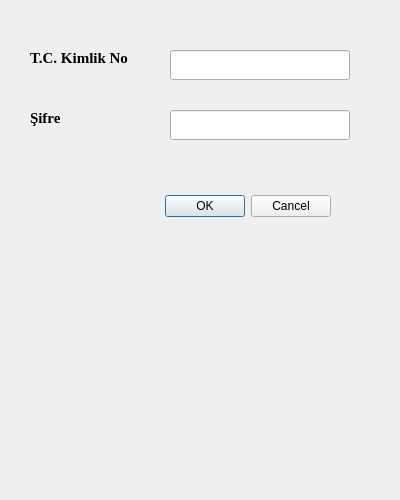
<?xml version="1.0" encoding="UTF-8"?>
<ui version="4.0">
 <class>Dialog</class>
 <widget class="QDialog" name="Dialog">
  <property name="geometry">
   <rect>
    <x>0</x>
    <y>0</y>
    <width>400</width>
    <height>500</height>
   </rect>
  </property>
  <property name="minimumSize">
   <size>
    <width>400</width>
    <height>500</height>
   </size>
  </property>
  <property name="maximumSize">
   <size>
    <width>400</width>
    <height>500</height>
   </size>
  </property>
  <property name="sizeIncrement">
   <size>
    <width>400</width>
    <height>500</height>
   </size>
  </property>
  <property name="baseSize">
   <size>
    <width>400</width>
    <height>500</height>
   </size>
  </property>
  <property name="windowTitle">
   <string>Dialog</string>
  </property>
  <widget class="QDialogButtonBox" name="buttonBox">
   <property name="geometry">
    <rect>
     <x>-10</x>
     <y>190</y>
     <width>341</width>
     <height>32</height>
    </rect>
   </property>
   <property name="orientation">
    <enum>Qt::Horizontal</enum>
   </property>
   <property name="standardButtons">
    <set>QDialogButtonBox::Cancel|QDialogButtonBox::Ok</set>
   </property>
  </widget>
  <widget class="QLineEdit" name="lineEdit">
   <property name="geometry">
    <rect>
     <x>170</x>
     <y>50</y>
     <width>180</width>
     <height>30</height>
    </rect>
   </property>
  </widget>
  <widget class="QLineEdit" name="lineEdit_2">
   <property name="geometry">
    <rect>
     <x>170</x>
     <y>110</y>
     <width>180</width>
     <height>30</height>
    </rect>
   </property>
  </widget>
  <widget class="QLabel" name="label">
   <property name="geometry">
    <rect>
     <x>30</x>
     <y>50</y>
     <width>111</width>
     <height>16</height>
    </rect>
   </property>
   <property name="font">
    <font>
     <family>Times New Roman</family>
     <pointsize>11</pointsize>
     <weight>75</weight>
     <bold>true</bold>
    </font>
   </property>
   <property name="text">
    <string>T.C. Kimlik No</string>
   </property>
  </widget>
  <widget class="QLabel" name="label_2">
   <property name="geometry">
    <rect>
     <x>30</x>
     <y>110</y>
     <width>51</width>
     <height>16</height>
    </rect>
   </property>
   <property name="font">
    <font>
     <family>Times New Roman</family>
     <pointsize>11</pointsize>
     <weight>75</weight>
     <bold>true</bold>
    </font>
   </property>
   <property name="text">
    <string>Şifre</string>
   </property>
  </widget>
 </widget>
 <resources/>
 <connections>
  <connection>
   <sender>buttonBox</sender>
   <signal>accepted()</signal>
   <receiver>Dialog</receiver>
   <slot>accept()</slot>
   <hints>
    <hint type="sourcelabel">
     <x>248</x>
     <y>254</y>
    </hint>
    <hint type="destinationlabel">
     <x>157</x>
     <y>274</y>
    </hint>
   </hints>
  </connection>
  <connection>
   <sender>buttonBox</sender>
   <signal>rejected()</signal>
   <receiver>Dialog</receiver>
   <slot>reject()</slot>
   <hints>
    <hint type="sourcelabel">
     <x>316</x>
     <y>260</y>
    </hint>
    <hint type="destinationlabel">
     <x>286</x>
     <y>274</y>
    </hint>
   </hints>
  </connection>
 </connections>
</ui>
